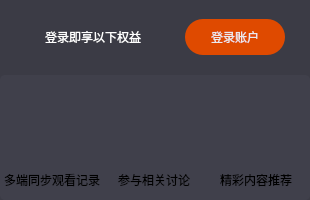
<?xml version="1.0" encoding="UTF-8"?>
<ui version="4.0">
 <class>Login</class>
 <widget class="QDialog" name="Login">
  <property name="geometry">
   <rect>
    <x>0</x>
    <y>0</y>
    <width>310</width>
    <height>200</height>
   </rect>
  </property>
  <property name="windowTitle">
   <string>Dialog</string>
  </property>
  <property name="styleSheet">
   <string notr="true">border-radius:5px;
background-color: rgb(59, 59, 69);</string>
  </property>
  <layout class="QVBoxLayout" name="verticalLayout_7">
   <property name="spacing">
    <number>0</number>
   </property>
   <property name="leftMargin">
    <number>0</number>
   </property>
   <property name="topMargin">
    <number>0</number>
   </property>
   <property name="rightMargin">
    <number>0</number>
   </property>
   <property name="bottomMargin">
    <number>0</number>
   </property>
   <item>
    <layout class="QVBoxLayout" name="verticalLayout_6" stretch="2,3">
     <property name="spacing">
      <number>0</number>
     </property>
     <item>
      <widget class="QFrame" name="frame">
       <property name="maximumSize">
        <size>
         <width>16777215</width>
         <height>75</height>
        </size>
       </property>
       <property name="styleSheet">
        <string notr="true">background-color: rgb(59, 59, 69);
</string>
       </property>
       <property name="frameShape">
        <enum>QFrame::StyledPanel</enum>
       </property>
       <property name="frameShadow">
        <enum>QFrame::Raised</enum>
       </property>
       <layout class="QVBoxLayout" name="verticalLayout_5">
        <property name="spacing">
         <number>0</number>
        </property>
        <property name="leftMargin">
         <number>0</number>
        </property>
        <property name="topMargin">
         <number>0</number>
        </property>
        <property name="rightMargin">
         <number>0</number>
        </property>
        <property name="bottomMargin">
         <number>0</number>
        </property>
        <item>
         <layout class="QHBoxLayout" name="horizontalLayout_2">
          <property name="spacing">
           <number>0</number>
          </property>
          <item>
           <spacer name="horizontalSpacer_3">
            <property name="orientation">
             <enum>Qt::Horizontal</enum>
            </property>
            <property name="sizeHint" stdset="0">
             <size>
              <width>40</width>
              <height>20</height>
             </size>
            </property>
           </spacer>
          </item>
          <item>
           <widget class="QLabel" name="label">
            <property name="styleSheet">
             <string notr="true">QLabel
{
color: rgb(255, 255, 255);
}

QLabel:hover
{
color: rgb(200, 200, 200);
}</string>
            </property>
            <property name="text">
             <string>登录即享以下权益</string>
            </property>
           </widget>
          </item>
          <item>
           <spacer name="horizontalSpacer">
            <property name="orientation">
             <enum>Qt::Horizontal</enum>
            </property>
            <property name="sizeHint" stdset="0">
             <size>
              <width>40</width>
              <height>20</height>
             </size>
            </property>
           </spacer>
          </item>
          <item>
           <widget class="QPushButton" name="BtnLogin">
            <property name="minimumSize">
             <size>
              <width>100</width>
              <height>36</height>
             </size>
            </property>
            <property name="styleSheet">
             <string notr="true">QPushButton
{
background-color: rgb(223, 74, 0);
color: rgb(235, 235, 235);
border-radius:18px;
}

QPushButton:hover
{
background-color: rgb(255, 85, 0);
color: rgb(200, 200, 200);
border-radius:18px;
}</string>
            </property>
            <property name="text">
             <string>登录账户</string>
            </property>
           </widget>
          </item>
          <item>
           <spacer name="horizontalSpacer_2">
            <property name="orientation">
             <enum>Qt::Horizontal</enum>
            </property>
            <property name="sizeType">
             <enum>QSizePolicy::Fixed</enum>
            </property>
            <property name="sizeHint" stdset="0">
             <size>
              <width>25</width>
              <height>20</height>
             </size>
            </property>
           </spacer>
          </item>
         </layout>
        </item>
       </layout>
      </widget>
     </item>
     <item>
      <widget class="QFrame" name="frame_2">
       <property name="maximumSize">
        <size>
         <width>16777215</width>
         <height>140</height>
        </size>
       </property>
       <property name="styleSheet">
        <string notr="true">background-color: rgb(64, 64, 75);</string>
       </property>
       <property name="frameShape">
        <enum>QFrame::StyledPanel</enum>
       </property>
       <property name="frameShadow">
        <enum>QFrame::Raised</enum>
       </property>
       <layout class="QVBoxLayout" name="verticalLayout_4">
        <property name="spacing">
         <number>0</number>
        </property>
        <property name="leftMargin">
         <number>0</number>
        </property>
        <property name="topMargin">
         <number>0</number>
        </property>
        <property name="rightMargin">
         <number>0</number>
        </property>
        <property name="bottomMargin">
         <number>0</number>
        </property>
        <item>
         <layout class="QHBoxLayout" name="horizontalLayout">
          <property name="spacing">
           <number>0</number>
          </property>
          <item>
           <layout class="QVBoxLayout" name="verticalLayout">
            <property name="spacing">
             <number>0</number>
            </property>
            <item>
             <widget class="QLabel" name="label_2">
              <property name="minimumSize">
               <size>
                <width>35</width>
                <height>0</height>
               </size>
              </property>
              <property name="maximumSize">
               <size>
                <width>100</width>
                <height>100</height>
               </size>
              </property>
              <property name="styleSheet">
               <string notr="true">image: url(:/images/icon/tongbu.png);</string>
              </property>
              <property name="text">
               <string/>
              </property>
              <property name="alignment">
               <set>Qt::AlignCenter</set>
              </property>
             </widget>
            </item>
            <item>
             <widget class="QLabel" name="label_3">
              <property name="minimumSize">
               <size>
                <width>0</width>
                <height>20</height>
               </size>
              </property>
              <property name="maximumSize">
               <size>
                <width>100</width>
                <height>40</height>
               </size>
              </property>
              <property name="text">
               <string>多端同步观看记录</string>
              </property>
              <property name="alignment">
               <set>Qt::AlignCenter</set>
              </property>
             </widget>
            </item>
           </layout>
          </item>
          <item>
           <layout class="QVBoxLayout" name="verticalLayout_2">
            <item>
             <widget class="QLabel" name="label_4">
              <property name="minimumSize">
               <size>
                <width>35</width>
                <height>0</height>
               </size>
              </property>
              <property name="maximumSize">
               <size>
                <width>100</width>
                <height>100</height>
               </size>
              </property>
              <property name="styleSheet">
               <string notr="true">image: url(:/images/icon/talk.png);</string>
              </property>
              <property name="text">
               <string/>
              </property>
              <property name="alignment">
               <set>Qt::AlignCenter</set>
              </property>
             </widget>
            </item>
            <item>
             <widget class="QLabel" name="label_5">
              <property name="minimumSize">
               <size>
                <width>0</width>
                <height>20</height>
               </size>
              </property>
              <property name="maximumSize">
               <size>
                <width>100</width>
                <height>40</height>
               </size>
              </property>
              <property name="text">
               <string>参与相关讨论</string>
              </property>
              <property name="alignment">
               <set>Qt::AlignCenter</set>
              </property>
             </widget>
            </item>
           </layout>
          </item>
          <item>
           <layout class="QVBoxLayout" name="verticalLayout_3">
            <property name="spacing">
             <number>0</number>
            </property>
            <item>
             <widget class="QLabel" name="label_6">
              <property name="minimumSize">
               <size>
                <width>35</width>
                <height>0</height>
               </size>
              </property>
              <property name="maximumSize">
               <size>
                <width>100</width>
                <height>100</height>
               </size>
              </property>
              <property name="styleSheet">
               <string notr="true">image: url(:/images/icon/tuijian.png);</string>
              </property>
              <property name="text">
               <string/>
              </property>
              <property name="alignment">
               <set>Qt::AlignCenter</set>
              </property>
             </widget>
            </item>
            <item>
             <widget class="QLabel" name="label_7">
              <property name="minimumSize">
               <size>
                <width>0</width>
                <height>20</height>
               </size>
              </property>
              <property name="maximumSize">
               <size>
                <width>100</width>
                <height>40</height>
               </size>
              </property>
              <property name="text">
               <string>精彩内容推荐</string>
              </property>
              <property name="alignment">
               <set>Qt::AlignCenter</set>
              </property>
             </widget>
            </item>
           </layout>
          </item>
         </layout>
        </item>
       </layout>
      </widget>
     </item>
    </layout>
   </item>
  </layout>
 </widget>
 <resources/>
 <connections/>
</ui>
